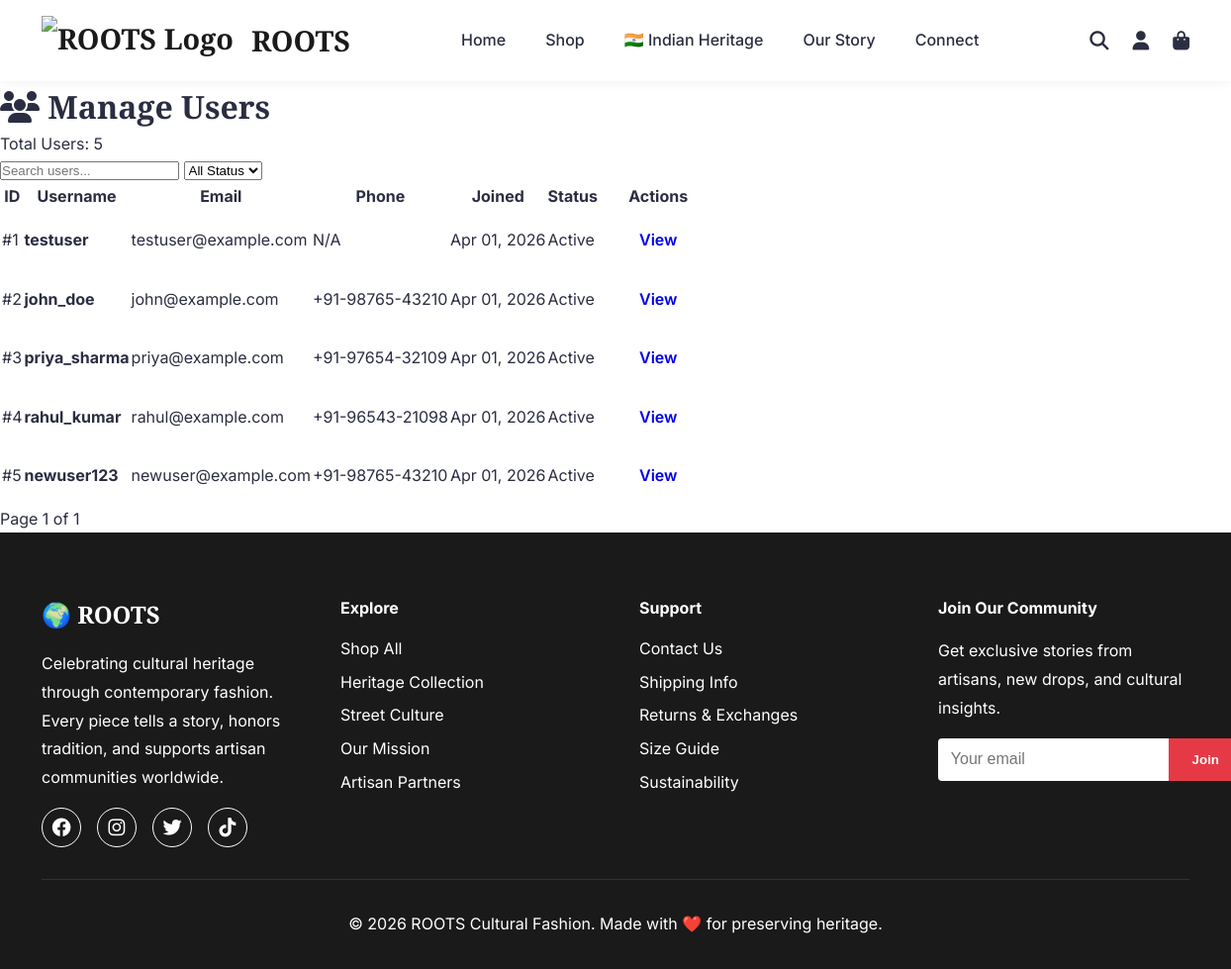
/admin/users (signed in), run on an earlier commit of the app's database.
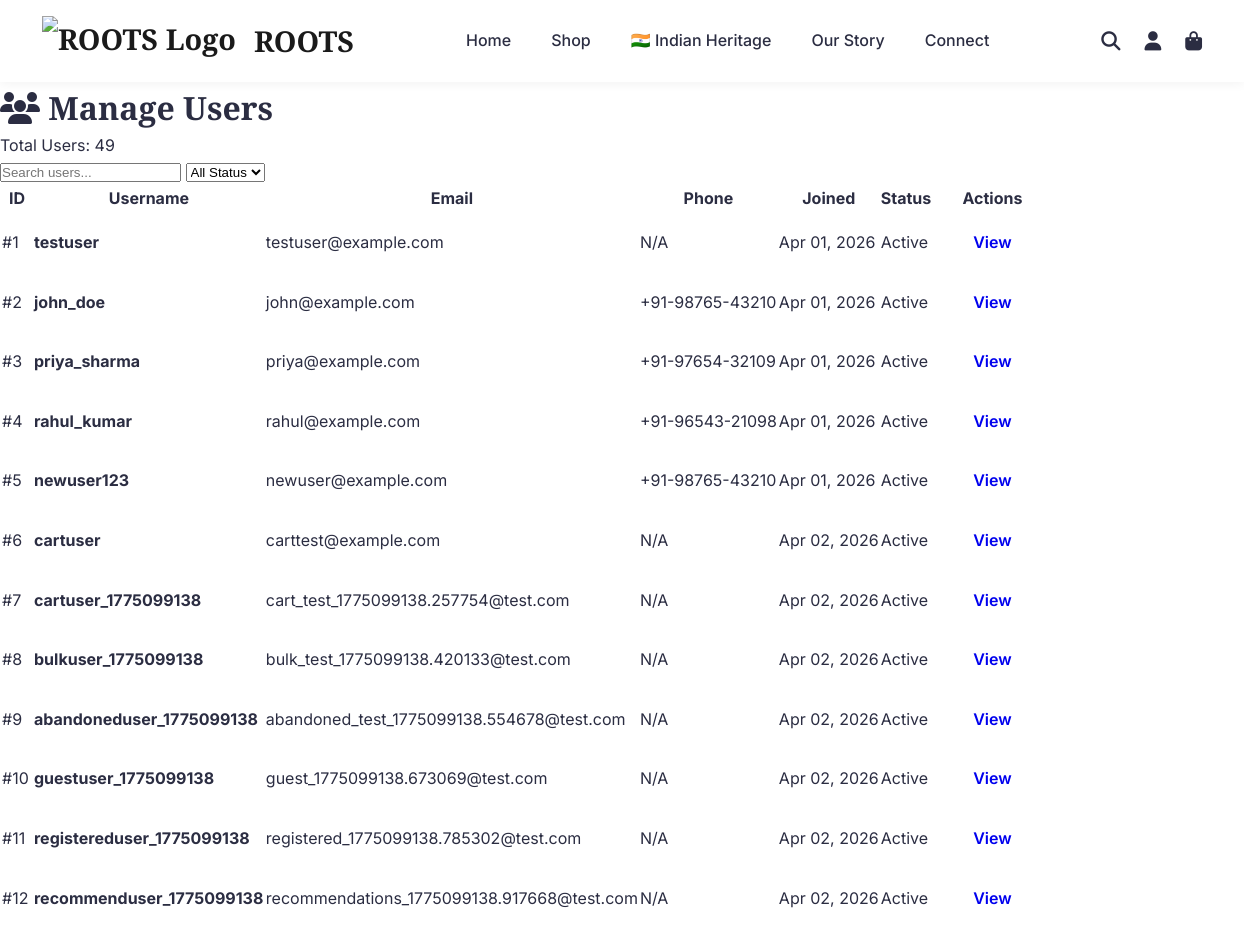
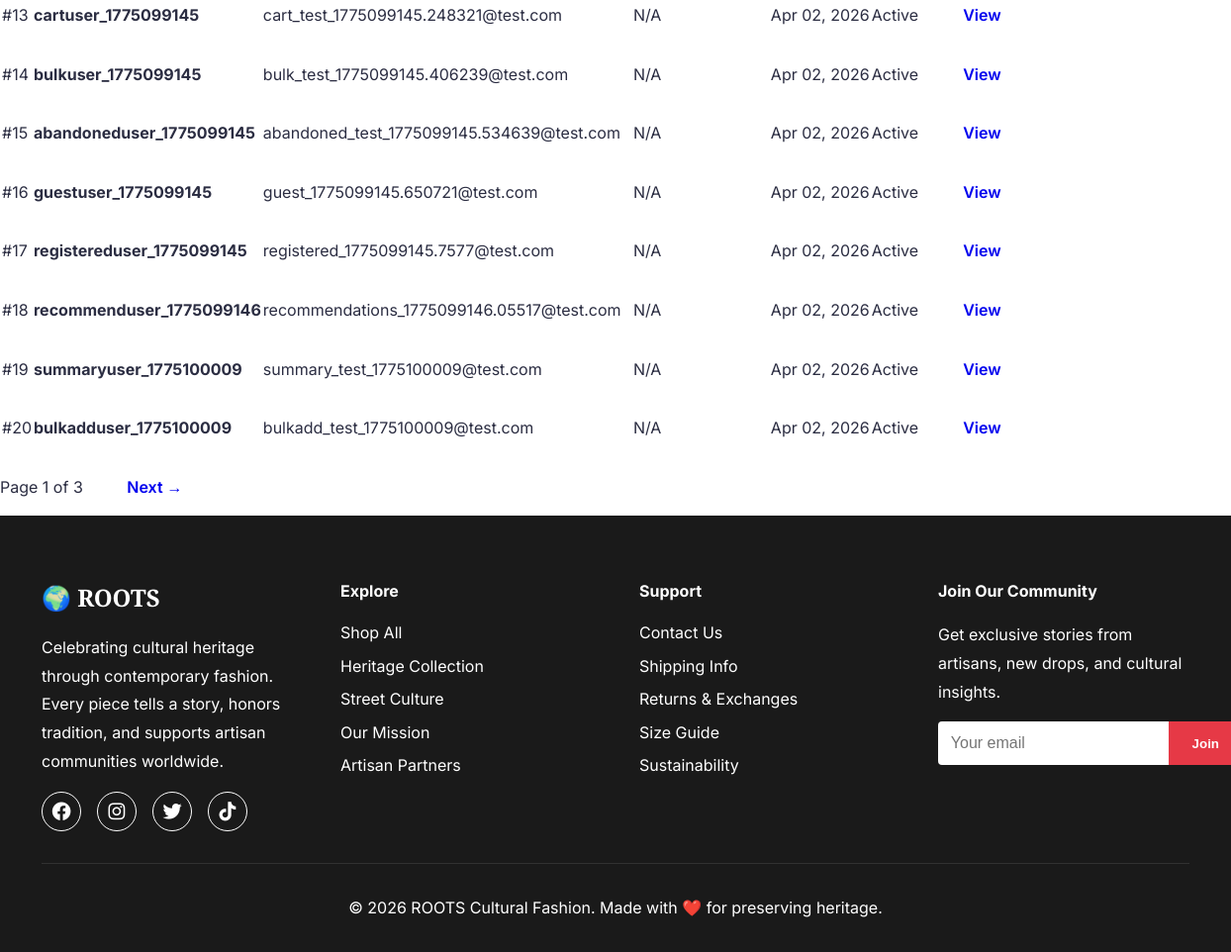
And on a later commit of the database (2 pictures, top to bottom).
### models/__init__.py (models this page shows, shortened)
class User(db.Model):
    __tablename__ = 'users'
    id = db.Column(db.Integer, primary_key=True)
    email = db.Column(db.String(120), unique=True, nullable=False, index=True)
    username = db.Column(db.String(80), unique=True, nullable=False, index=True)
    password_hash = db.Column(db.String(255), nullable=False)
    first_name = db.Column(db.String(50))
    last_name = db.Column(db.String(50))
    phone = db.Column(db.String(20))
    is_active = db.Column(db.Boolean, default=True)
    is_verified = db.Column(db.Boolean, default=False)
    created_at = db.Column(db.DateTime, default=lambda: datetime.now(timezone.utc))
    updated_at = db.Column(db.DateTime, default=lambda: datetime.now(timezone.utc),
                          onupdate=lambda: datetime.now(timezone.utc))
    last_login = db.Column(db.DateTime)
    orders = db.relationship('Order', backref='user', lazy='dynamic')
    addresses = db.relationship('Address', backref='user', lazy='dynamic')

### controllers/admin_controller.py (the view)
@admin_bp.route('/users')
@admin_required
def users():
    page = request.args.get('page', 1, type=int)
    users_pagination = admin_service.get_all_users(page=page, per_page=20)
    return render_template('admin/users.html', users=users_pagination)

### app.py (called while the page is built)
@app.after_request
def add_cache_headers(response):
    if request.path.startswith('/static/'):
        response.cache_control.max_age = 2592000
        response.cache_control.public = True
    elif request.endpoint in ['home', 'shop', 'about', 'contact', 'indian_heritage', 'design_gallery']:
        response.cache_control.max_age = 3600
        response.cache_control.public = True
    return response

@app.before_request
def redirect_to_custom_domain():
    if env == 'production':
        if 'indian-heritage-fashion.onrender.com' in request.url:
            new_url = request.url.replace('indian-heritage-fashion.onrender.com', 'www.rootsfashion.in')
            return redirect(new_url, code=301)

@app.context_processor
def inject_now():
    return {'now': datetime.now(timezone.utc)}

### repositories/__init__.py (called while the page is built)
    @staticmethod
    def find_all(page: int = 1, per_page: int = 20) -> List[User]:
        return User.query.paginate(page=page, per_page=per_page, error_out=False)

### services/__init__.py (called while the page is built)
    def get_all_users(self, page: int = 1, per_page: int = 20):
        return self.user_repo.find_all(page, per_page)

### templates/admin/users.html (shortened to what this page needs)
{% extends "base.html" %}
{% block content %}
<div class="admin-container">
    <div class="admin-header">
        <h1><i class="fas fa-users"></i> Manage Users</h1>
        <p>Total Users: {{ users.total }}</p>
    </div>
    <div class="admin-content">
        <div class="search-bar">
            <input type="text" placeholder="Search users..." id="searchUsers">
            <select id="filterStatus">
                <option value="">All Status</option>
            </select>
        </div>
        <table class="admin-table">
            <thead>
                <tr>
                    <th>ID</th>
                    <th>Username</th>
                    <th>Email</th>
                    <th>Phone</th>
                    <th>Joined</th>
                    <th>Status</th>
                    <th>Actions</th>
                </tr>
            </thead>
            <tbody>
                {% for user in users.items %}
                <tr>
                    <td>#{{ user.id }}</td>
                    <td><strong>{{ user.username }}</strong></td>
                    <td>{{ user.email }}</td>
                    <td>{{ user.phone or 'N/A' }}</td>
                    <td>{{ user.created_at.strftime('%b %d, %Y') }}</td>
                    <td>
                        {% if user.is_active %}
                            <span class="badge badge-success">Active</span>
                        {% else %}
                            <span class="badge badge-danger">Inactive</span>
                        {% endif %}
                    </td>
                    <td>
                        <a href="{{ url_for('admin.user_detail', user_id=user.id) }}" class="btn btn-sm btn-info">View</a>
                    </td>
                </tr>
                {% endfor %}
            </tbody>
        </table>
        <div class="pagination">
            <span class="page-info">Page {{ users.page }} of {{ users.pages }}</span>
            {% if users.has_next %}
                <a href="{{ url_for('admin.users', page=users.next_num) }}" class="btn btn-sm">Next →</a>
            {% endif %}
        </div>
    </div>
</div>
{% endblock %}

What changed in the data, as far as the page shows it:
added User: id "6", username "cartuser", email "carttest@example.com", phone "N/A", created_at "Apr 02, 2026", is_active "Active"
added User: id "7", username "cartuser_1775099138", email "cart_test_1775099138.257754@test.com", phone "N/A", created_at "Apr 02, 2026", is_active "Active"
added User: id "8", username "bulkuser_1775099138", email "bulk_test_1775099138.420133@test.com", phone "N/A", created_at "Apr 02, 2026", is_active "Active"
added User: id "9", username "abandoneduser_1775099138", email "abandoned_test_1775099138.554678@test.com", phone "N/A", created_at "Apr 02, 2026", is_active "Active"
added User: id "10", username "guestuser_1775099138", email "guest_1775099138.673069@test.com", phone "N/A", created_at "Apr 02, 2026", is_active "Active"
added User: id "11", username "registereduser_1775099138", email "registered_1775099138.785302@test.com", phone "N/A", created_at "Apr 02, 2026", is_active "Active"
added User: id "12", username "recommenduser_1775099138", email "recommendations_1775099138.917668@test.com", phone "N/A", created_at "Apr 02, 2026", is_active "Active"
added User: id "13", username "cartuser_1775099145", email "cart_test_1775099145.248321@test.com", phone "N/A", created_at "Apr 02, 2026", is_active "Active"
added User: id "14", username "bulkuser_1775099145", email "bulk_test_1775099145.406239@test.com", phone "N/A", created_at "Apr 02, 2026", is_active "Active"
added User: id "15", username "abandoneduser_1775099145", email "abandoned_test_1775099145.534639@test.com", phone "N/A", created_at "Apr 02, 2026", is_active "Active"
added User: id "16", username "guestuser_1775099145", email "guest_1775099145.650721@test.com", phone "N/A", created_at "Apr 02, 2026", is_active "Active"
added User: id "17", username "registereduser_1775099145", email "registered_1775099145.7577@test.com", phone "N/A", created_at "Apr 02, 2026", is_active "Active"
added User: id "18", username "recommenduser_1775099146", email "recommendations_1775099146.05517@test.com", phone "N/A", created_at "Apr 02, 2026", is_active "Active"
added User: id "19", username "summaryuser_1775100009", email "summary_test_1775100009@test.com", phone "N/A", created_at "Apr 02, 2026", is_active "Active"
added User: id "20", username "bulkadduser_1775100009", email "bulkadd_test_1775100009@test.com", phone "N/A", created_at "Apr 02, 2026", is_active "Active"
Also different on the page:
{{ users.total }}: "5" → "49"
{{ users.pages }}: "1" → "3"
text now shown: "Next →"
